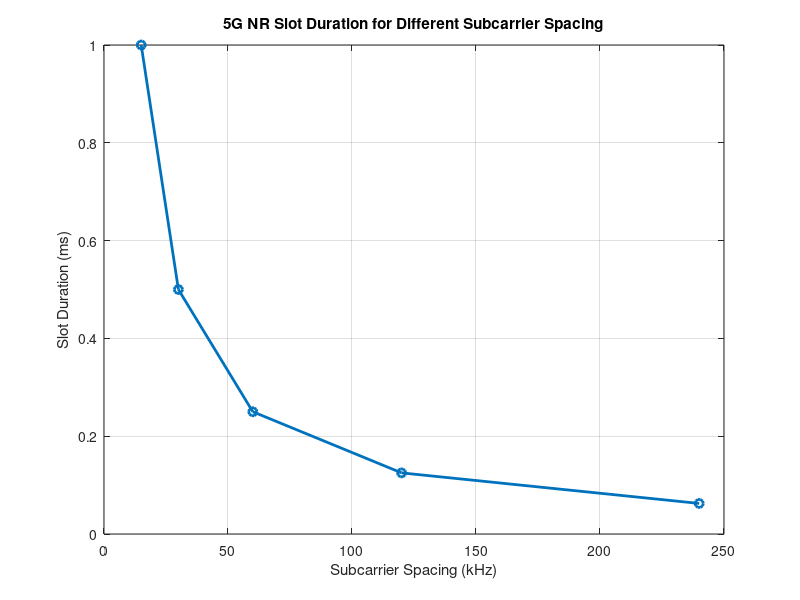
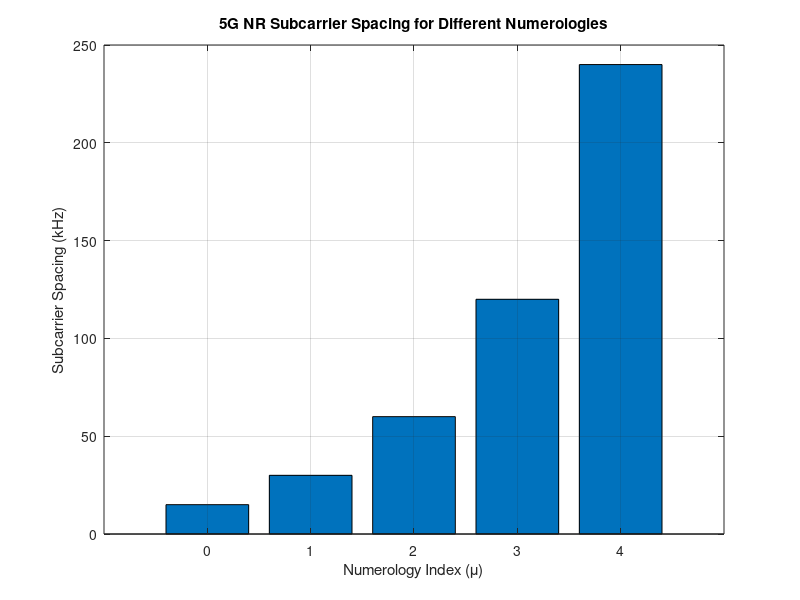

Here is the MATLAB script that generated these plots, in order:

clc;
clear;
close all;

scs = [15 30 60 120 240];       % Subcarrier spacing (kHz)
mu = 0:4;                       % Numerology index
slot = [1 0.5 0.25 0.125 0.0625]; % Slot duration (ms)

% Plot Slot Duration
figure;

plot(scs, slot, 'o-', 'LineWidth', 2);

grid on;
xlabel('Subcarrier Spacing (kHz)');
ylabel('Slot Duration (ms)');
title('5G NR Slot Duration for Different Subcarrier Spacing');

% Plot Subcarrier Spacing
figure;

bar(scs);

grid on;
set(gca, 'XTickLabel', mu);

xlabel('Numerology Index (\mu)');
ylabel('Subcarrier Spacing (kHz)');
title('5G NR Subcarrier Spacing for Different Numerologies');
